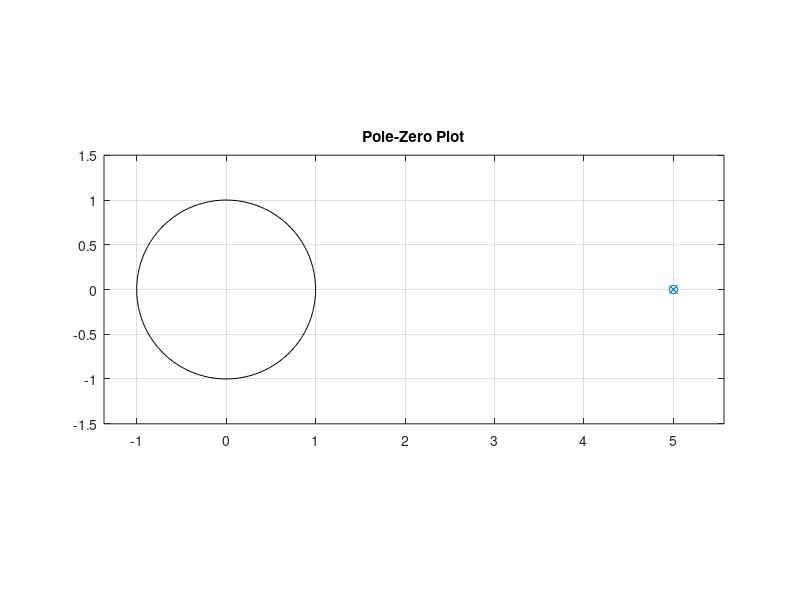

This chart was generated by the following MATLAB code:
%Stability of the System 
clc; 
clear all; 
close all; 
nr=input('Enter the Numerator Co-efficient:'); dr=input('Enter the Denominator Co-efficient:'); 
% Finding roots of the polynimial 
nrroots=roots(nr); 
drroots=roots(dr); 
% Check for Stability  
l=length(drroots); 
for i=1:l 
 if(abs(drroots(i))<1 ) 
 display('Stable System'); 
else 
 display ('Unstable System'); 
 break; 
 end 
end 
zplane(nr,dr); 
title('Pole-Zero Plot'); 
